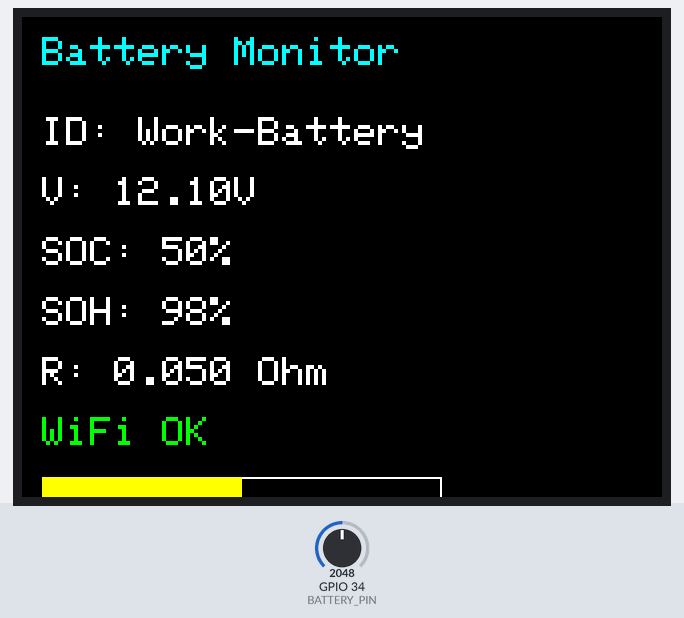
A sketch run on a simulated ESP32. On the bench: 320×240 colour display. The test bench sets the inputs (shaded band); at power-on: GPIO 34 (BATTERY_PIN) = 2048. WiFi joins after 1.5 s; servers stay silent unless stated; the local clock reads 2024-03-15 10:24:30 at power-on unless the sketch sets it; what the sketch prints to the serial monitor is not drawn.

Above: at 2.9 s.
3.0 s: GPIO 34 (BATTERY_PIN) set to 2065
5.4 s: GPIO 34 (BATTERY_PIN) set to 2866
At 7.3 s:
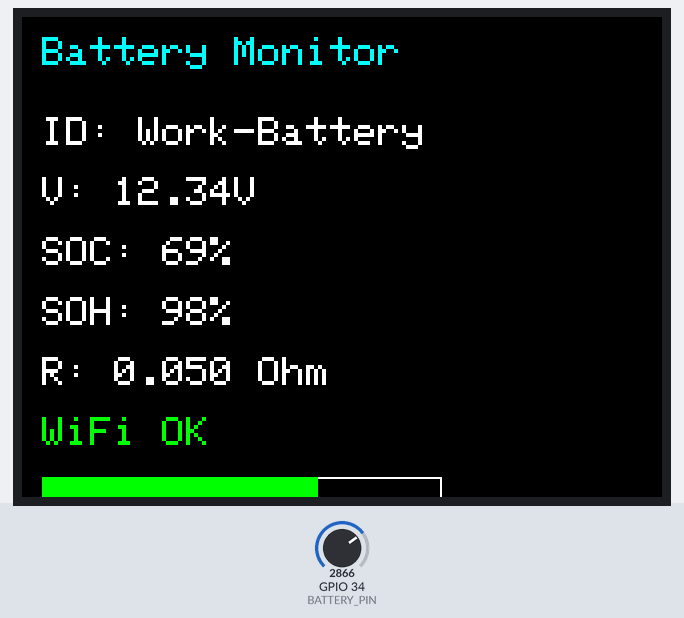
7.6 s: GPIO 34 (BATTERY_PIN) set to 491
At 9.2 s:
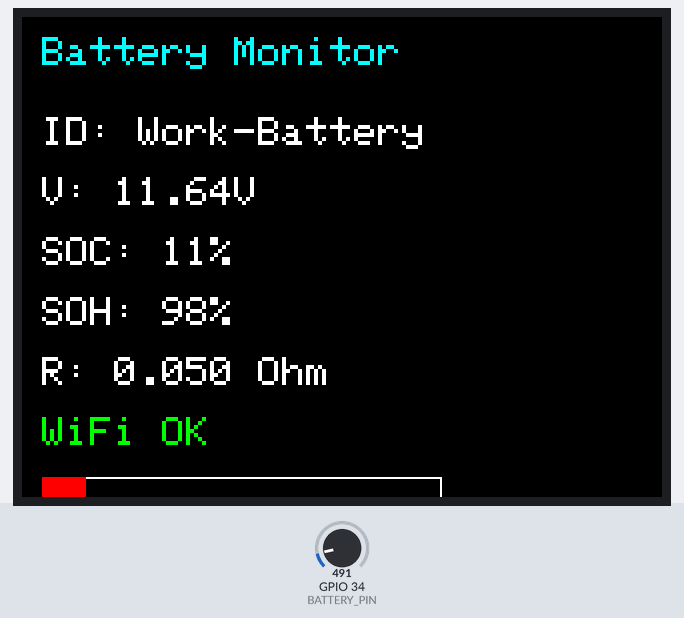
Timing chart, 0 to 10.7 s (numbered marks = the images above; inputs shaded):
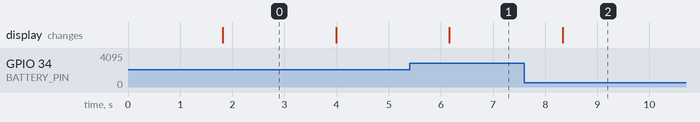

Measured:
- after the input at 5.4 s, the display: changes after 0.76 s (image 1)
- after the input at 7.6 s, the display: changes after 0.73 s (image 2)

The sketch:

sketch.ino
```cpp
#include <WiFi.h>
#include <HTTPClient.h>
#include <SPI.h>
#include <Adafruit_GFX.h>
#include <Adafruit_ILI9341.h>
#include <time.h>

#define BATTERY_PIN 34

// TFT
#define TFT_CS   15
#define TFT_DC   2
#define TFT_RST  4

Adafruit_ILI9341 tft(TFT_CS, TFT_DC, TFT_RST);

// Device
const char* DEVICE_ID = "Work-Battery";

// WiFi
const char* ssid = "Wokwi-GUEST";
const char* password = "";

// API
const char* serverUrl =
  "https://anthonystudio.net/api/battery.php";

// Malaysia GMT+8
const char* ntpServer = "pool.ntp.org";
const long gmtOffset_sec = 8 * 3600;
const int daylightOffset_sec = 0;

bool uploadedToday = false;
int lastDay = -1;

// -------------------------------------------------
void sendToServer(
  float voltage,
  int soc,
  int soh,
  float resistance)
{
  if (WiFi.status() != WL_CONNECTED) {
    Serial.println("WiFi offline");
    return;
  }

  HTTPClient http;

  http.begin(serverUrl);

  http.addHeader(
    "Content-Type",
    "application/json"
  );

  String payload = "{";
  payload += "\"device_id\":\"";
  payload += DEVICE_ID;
  payload += "\",";
  payload += "\"voltage\":";
  payload += String(voltage, 2);
  payload += ",";
  payload += "\"soc\":";
  payload += String(soc);
  payload += ",";
  payload += "\"soh\":";
  payload += String(soh);
  payload += ",";
  payload += "\"resistance\":";
  payload += String(resistance, 3);
  payload += "}";

  Serial.println("Sending JSON:");
  Serial.println(payload);

  int httpCode = http.POST(payload);

  Serial.print("HTTP Code: ");
  Serial.println(httpCode);

  if (httpCode > 0) {
    String response = http.getString();
    Serial.println(response);
  }

  http.end();
}

// -------------------------------------------------
void drawScreen(
  float voltage,
  int soc,
  int soh,
  float resistance)
{
  tft.fillScreen(ILI9341_BLACK);

  tft.setTextSize(2);
  tft.setCursor(10,10);
  tft.setTextColor(ILI9341_CYAN);
  tft.print("Battery Monitor");

  tft.setTextColor(ILI9341_WHITE);

  tft.setCursor(10,50);
  tft.print("ID: ");
  tft.print(DEVICE_ID);

  tft.setCursor(10,80);
  tft.print("V: ");
  tft.print(voltage,2);
  tft.print("V");

  tft.setCursor(10,110);
  tft.print("SOC: ");
  tft.print(soc);
  tft.print("%");

  tft.setCursor(10,140);
  tft.print("SOH: ");
  tft.print(soh);
  tft.print("%");

  tft.setCursor(10,170);
  tft.print("R: ");
  tft.print(resistance,3);
  tft.print(" Ohm");

  tft.setCursor(10,200);

  if(WiFi.status()==WL_CONNECTED){
    tft.setTextColor(ILI9341_GREEN);
    tft.print("WiFi OK");
  }
  else{
    tft.setTextColor(ILI9341_RED);
    tft.print("WiFi OFF");
  }

  int barWidth = map(soc, 0, 100, 0, 200);

  tft.drawRect(
    10,
    230,
    200,
    20,
    ILI9341_WHITE
  );

  uint16_t colour;

  if(soc > 50)
    colour = ILI9341_GREEN;
  else if(soc > 20)
    colour = ILI9341_YELLOW;
  else
    colour = ILI9341_RED;

  tft.fillRect(
    10,
    230,
    barWidth,
    20,
    colour
  );
}

// -------------------------------------------------
void setup()
{
  Serial.begin(115200);

  tft.begin();
  tft.setRotation(1);

  tft.fillScreen(ILI9341_BLACK);

  tft.setCursor(10,50);
  tft.setTextColor(ILI9341_YELLOW);
  tft.setTextSize(2);
  tft.println("Connecting WiFi");

  Serial.print("Connecting WiFi");

  WiFi.begin(ssid, password);

  while (WiFi.status() != WL_CONNECTED)
  {
    delay(500);
    Serial.print(".");
  }

  Serial.println();
  Serial.println("WiFi Connected");
  Serial.println(WiFi.localIP());

  configTime(
    gmtOffset_sec,
    daylightOffset_sec,
    ntpServer
  );
}

// -------------------------------------------------
void loop()
{
  int adc = analogRead(BATTERY_PIN);

  // Simulate 11.5V - 12.7V battery
  float batteryVoltage =
      11.5 +
      ((float)adc / 4095.0) *
      (12.7 - 11.5);

  int soc =
      ((batteryVoltage - 11.5) /
      (12.7 - 11.5)) * 100;

  soc = constrain(soc, 0, 100);

  // simulated
  int soh = 98;
  float resistance = 0.050;

  Serial.print("Voltage=");
  Serial.print(batteryVoltage,2);

  Serial.print(" SOC=");
  Serial.print(soc);

  Serial.print("% SOH=");
  Serial.print(soh);

  Serial.print("% R=");
  Serial.println(resistance);

  drawScreen(
      batteryVoltage,
      soc,
      soh,
      resistance
  );

  struct tm timeinfo;

  if (getLocalTime(&timeinfo))
  {
      int currentHour =
          timeinfo.tm_hour;

      int currentMinute =
          timeinfo.tm_min;

      int currentDay =
          timeinfo.tm_mday;

      if(currentDay != lastDay)
      {
          uploadedToday = false;
          lastDay = currentDay;
      }

      if(
          !uploadedToday &&
          currentHour >= 12
      )
      {
          sendToServer(
              batteryVoltage,
              soc,
              soh,
              resistance
          );

          uploadedToday = true;

          Serial.println(
            "Daily upload completed"
          );
      }
  }

  delay(1000);
}
```
